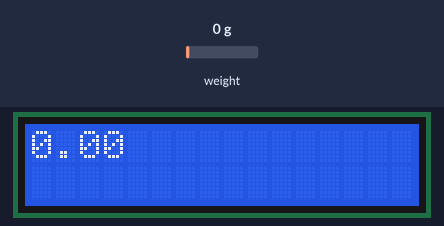
The sketch below on a simulated Arduino Uno, built with avr-gcc and run on an emulated ATmega328P. On the bench: 16×2 character LCD. Inputs (shaded band) come from the test bench; at power-on: weight on the scale 0 g. What the sketch prints to the serial monitor is not drawn.

Above: at 2.2 s.
2.3 s: weight on the scale set to 100 g
At 3.6 s:
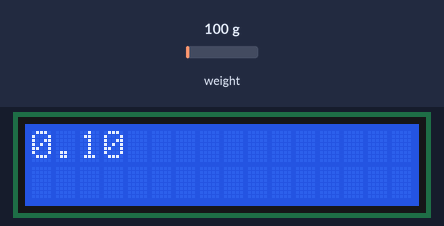
3.9 s: weight on the scale set to 1250 g
At 5.2 s:
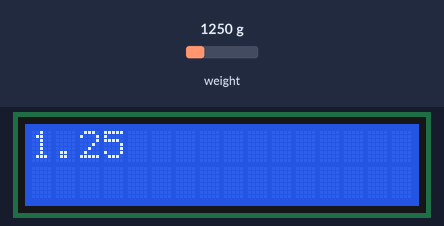
5.5 s: weight on the scale set to 2500 g
At 6.0 s:
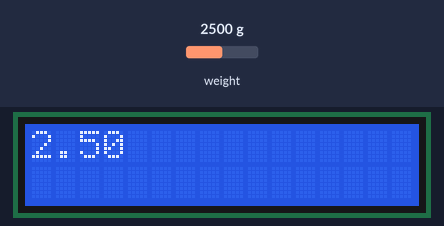
Timing chart, 0 to 8.5 s (numbered marks = the images above; inputs shaded):
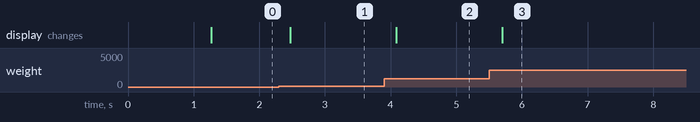

The sketch:

scale.ino
```cpp
// (licence header left out)
#include "HX711.h"
#include <LiquidCrystal.h>

#define calibration_factor 391000.0 //This value is obtained using the SparkFun_HX711_Calibration sketch

#define DOUT 7
#define CLK 6
LiquidCrystal lcd(12, 11, 5, 4, 3, 2);


HX711 scale;

void setup() {
  Serial.begin(9600);
  Serial.println("HX711 scale demo");

    lcd.begin(16, 2);

  scale.begin(DOUT, CLK);
  scale.set_scale(calibration_factor); //This value is obtained by using the SparkFun_HX711_Calibration sketch
  scale.tare(); //Assuming there is no weight on the scale at start up, reset the scale to 0

  Serial.println("Readings:");
}

void loop() {
  Serial.print("Reading: ");
  Serial.print(scale.get_units(), 1); //scale.get_units() returns a float
  Serial.print(" kg"); //You can change this to kg but you'll need to refactor the calibration_factor
  Serial.println();
  lcd.setCursor(0,0);
  lcd.print(scale.get_units()); //scale.get_units() returns a float

}
```

Measured:
- after the input at 2.3 s, the display: changes after 0.17 s (image 1)
- after the input at 3.9 s, the display: changes after 0.19 s (image 2)
- after the input at 5.5 s, the display: changes after 0.20 s (image 3)
